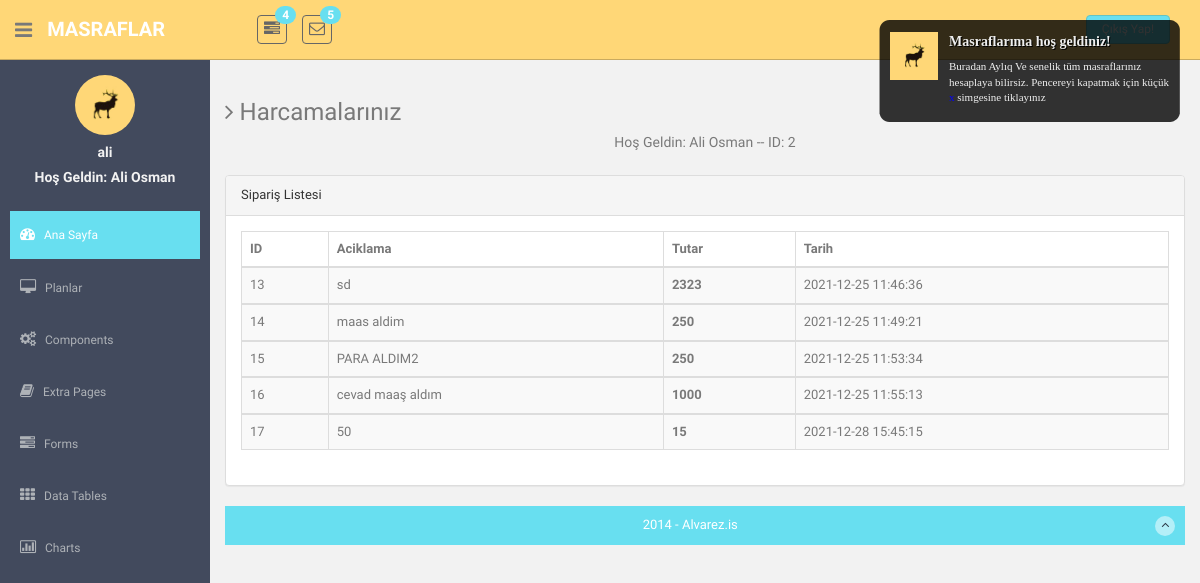
/expense_list.php (signed in), run on the app's committed database.
### tables this page shows
CREATE TABLE `users` (
  `users_id` int(11) NOT NULL,
  `users_name` varchar(50) DEFAULT NULL,
  `users_password` varchar(50) DEFAULT NULL,
  `users_mail` varchar(100) DEFAULT NULL,
  `users_namesurname` varchar(100) DEFAULT NULL,
  `users_authority` varchar(50) DEFAULT NULL,
  `users_status` varchar(50) DEFAULT NULL,
  `users_date` date DEFAULT NULL
);

CREATE TABLE `expense` (
  `expense_id` int(255) NOT NULL,
  `expense_description` varchar(555) NOT NULL,
  `expense_price` int(155) NOT NULL,
  `expense_user_id` int(255) NOT NULL,
  `expense_date` datetime NOT NULL
);

### expense_list.php (the view, shortened to what this page needs)
  <?php include "header.php"; ?>
  <?php include "sidebar.php";?>
<section id="main-content">
       <section class="wrapper site-min-height">
       	<h3><i class="fa fa-angle-right"></i> Harcamalarınız</h3>
                                                           <h5 class="centered">
                                             <?php
                                             $askusers=$db->prepare("SELECT users_namesurname,users_id FROM users WHERE users_name=:users_name");
                                             $askusers->execute(array(
                                             'users_name' => $_SESSION['users_name']
                                             ));
                                             foreach ($askusers as $row)
                                             {
                                             echo "Hoş Geldin:  ".$row['users_namesurname'] ;
                                             echo " -- ID:  ".$row['users_id'] ;
                                             $kullanici_id= $row['users_id'] ;
                                             }
                                             ?></h5>
       	<div class="row mt">
       		<div class="col-lg-12">
               <div class="row">
             <div class="col-md-12">
                 <div class="panel panel-default">
                     <div class="panel-heading">
                         Sipariş Listesi
                     </div>
                     <div class="panel-body">
                         <div class="table-responsive">
                             <table class="table table-striped table-bordered table-hover">
                                 <thead>
                                     <tr>
                                                     <th>ID</th>
                                                     <th>Aciklama</th>
                                                     <th>Tutar</th>
                                                     <th>Tarih</th>
                                     </tr>
                                 </thead>
                                             <?php
                                                     $veriler = $db->query("SELECT * FROM expense WHERE $kullanici_id = expense_user_id  ORDER BY expense_user_id  DESC")->fetchAll();
                                                     foreach ($veriler as $row)
                                                     {
                                             ?>
                                     <tbody>
                                     <tr>
                                                     <td><?php echo $row['expense_id']."<br />\n"; ?></td>
                                                     <td><?php echo $row['expense_description']."<br />\n"; ?></td>
                                                     <td><b><?php echo $row['expense_price']."<br />\n"; ?></td></b>
                                                     <td><?php echo $row['expense_date']."<br />\n"; ?></td>
                                             <?php }?>
                                     </tr>
                             </tbody>
                             </table>
                         </div>
                     </div>
                 </div>
             </div>
             </div>
         </div>
         </div>
   <?php include "footer.php";?>

### header.php (shortened to what this page needs)
<?php
include "connect.php";
?>
<?php
$kullanici=$db->prepare("SELECT users_namesurname,users_id FROM users WHERE users_name=:users_name");
$kullanici->execute(array(
'users_name' => $_SESSION['users_name']
));
?>
<!DOCTYPE html>
<html lang="en">
  <head>
    <link href="assets/css/bootstrap.css" rel="stylesheet">
    <link href="assets/font-awesome/css/font-awesome.css" rel="stylesheet" />
    <link rel="stylesheet" type="text/css" href="assets/css/zabuto_calendar.css">
    <link rel="stylesheet" type="text/css" href="assets/js/gritter/css/jquery.gritter.css" />
    <link rel="stylesheet" type="text/css" href="assets/lineicons/style.css">
    <link href="assets/css/style.css" rel="stylesheet">
    <link href="assets/css/style-responsive.css" rel="stylesheet">
    <link rel="stylesheet" href="assets/css/to-do.css">
  </head>
  <body>
  <section id="container" >
      <header class="header black-bg">
              <div class="sidebar-toggle-box">
                  <div class="fa fa-bars tooltips" data-placement="right" data-original-title="Toggle Navigation"></div>
              </div>
            <a href="index.php" class="logo"><b>Masraflar</b></a>
            <div class="nav notify-row" id="top_menu">
                <ul class="nav top-menu">
                    <li class="dropdown">
                        <a data-toggle="dropdown" class="dropdown-toggle" href="index.html#">
                            <i class="fa fa-tasks"></i>
                            <span class="badge bg-theme">4</span>
                        </a>
                    </li>
                    <li id="header_inbox_bar" class="dropdown">
                        <a data-toggle="dropdown" class="dropdown-toggle" href="index.html#">
                            <i class="fa fa-envelope-o"></i>
                            <span class="badge bg-theme">5</span>
                        </a>
                    </li>
                </ul>
            </div>
            <div class="top-menu">
            	<ul class="nav pull-right top-menu">
                    <li><a class="logout" href="logout.php">Çıkış Yap!</a></li>
            	</ul>
            </div>
        </header>

### sidebar.php (shortened to what this page needs)
<aside>
    <div id="sidebar"  class="nav-collapse ">
        <ul class="sidebar-menu" id="nav-accordion">
        	  <p class="centered"><a href="profile.html"><img src="assets/img/ui-sam.jpg" class="img-circle" width="60"></a></p>
              <h5 class="centered"><?php echo $_SESSION['users_name'];?></h5>
              <h5 class="centered">
              <?php
          $askusers=$db->prepare("SELECT users_namesurname,users_id FROM users WHERE users_name=:users_name");
          $askusers->execute(array(
          'users_name' => $_SESSION['users_name']
          ));
          foreach ($askusers as $row)
          {
              echo "Hoş Geldin:  ".$row['users_namesurname'] ;
          }
          ?></h5>
            <li class="mt">
                <a class="active" href="index.php">
                    <i class="fa fa-dashboard"></i>
                    <span>Ana Sayfa</span>
                </a>
            </li>
            <li class="sub-menu">
                <a href="javascript:;" >
                    <i class="fa fa-desktop"></i>
                    <span>Planlar</span>
                </a>
            </li>
            <li class="sub-menu">
                <a href="javascript:;" >
                    <i class="fa fa-cogs"></i>
                    <span>Components</span>
                </a>
            </li>
            <li class="sub-menu">
                <a href="javascript:;" >
                    <i class="fa fa-book"></i>
                    <span>Extra Pages</span>
                </a>
            </li>
            <li class="sub-menu">
                <a href="javascript:;" >
                    <i class="fa fa-tasks"></i>
                    <span>Forms</span>
                </a>
            </li>
            <li class="sub-menu">
                <a href="javascript:;" >
                    <i class="fa fa-th"></i>
                    <span>Data Tables</span>
                </a>
            </li>
            <li class="sub-menu">
                <a href="javascript:;" >
                    <i class=" fa fa-bar-chart-o"></i>
                    <span>Charts</span>
                </a>
            </li>
        </ul>
    </div>
</aside>

### footer.php (shortened to what this page needs)
      <footer class="site-footer">
          <div class="text-center">
              2014 - Alvarez.is
              <a href="index.html#" class="go-top">
                  <i class="fa fa-angle-up"></i>
              </a>
          </div>
      </footer>
  </section>
  </body>
</html>

### assets/css/style.css (style rules this page uses)
body { color: #797979; background: #f2f2f2; font-family: 'Ruda', sans-serif; padding: 0px !important; margin: 0px !important; font-size:13px; }
ul li { list-style: none; }
a, a:hover, a:focus { text-decoration: none; outline: none; }
#container { width: 100%; height: 100%; }
.bg-theme { background-color: #68dff0; }
.centered { text-align: center; }
.mt { margin-top: 25px; }
ul.top-menu > li > .logout { color: #f2f2f2; font-size: 12px; border-radius: 4px; -webkit-border-radius: 4px; border: 1px solid #64c3c2 !important; padding: 5px 15px; margin-right: 15px; background: #68dff0; margin-top: 15px; }
#sidebar { width: 210px; height: 100%; position: fixed; background: #424a5d; }
#sidebar h5 { color: #f2f2f2; font-weight: 700; }
#sidebar ul li { position: relative; }
ul.sidebar-menu , ul.sidebar-menu li ul.sub { margin: -2px 0 0; padding: 0; }
ul.sidebar-menu { margin-top: 75px; }
ul.sidebar-menu li { margin-bottom: 5px; margin-left:10px; margin-right:10px; }
ul.sidebar-menu li.sub-menu { line-height: 15px; }
ul.sidebar-menu li a span { display: inline-block; }
ul.sidebar-menu li a { color: #aeb2b7; text-decoration: none; display: block; padding: 15px 0 15px 10px; font-size: 12px; outline: none; -webkit-transition: all 0.3s ease; -moz-transition: all 0.3s ease; -o-transition: all 0.3s ease; -ms-transition: all 0.3s ease; transition: all 0.3s ease; }
ul.sidebar-menu li a.active, ul.sidebar-menu li a:hover, ul.sidebar-menu li a:focus { background: #68dff0; color: #fff; display: block; -webkit-transition: all 0.3s ease; -moz-transition: all 0.3s ease; -o-transition: all 0.3s ease; -ms-transition: all 0.3s ease; transition: all 0.3s ease; }
ul.sidebar-menu li a i { font-size: 15px; padding-right: 6px; }
ul.sidebar-menu li a.active i { color: #fff; }
#main-content { margin-left: 210px; }
.header, .footer { min-height: 60px; padding: 0 15px; }
.header { position: fixed; left: 0; right: 0; z-index: 1002; }
.black-bg { background: #ffd777; border-bottom: 1px solid #c9aa5f; }
.wrapper { display: inline-block; margin-top: 60px; padding-left: 15px; padding-right: 15px; padding-bottom: 15px; padding-top: 0px; width: 100%; }
a.logo { font-size: 20px; color: #ffffff; float: left; margin-top: 15px; text-transform: uppercase; }
a.logo b { font-weight: 900; }
#top_menu .nav > li, ul.top-menu > li { float: left; }
.notify-row { float: left; margin-top: 15px; margin-left: 92px; }
ul.top-menu > li > a { color: #666666; font-size: 16px; border-radius: 4px; -webkit-border-radius: 4px; border:1px solid #666666 !important; padding: 2px 6px; margin-right: 15px; }
.notify-row .badge { position: absolute; right: -10px; top: -10px; z-index: 100; }
.sidebar-toggle-box { float: left; padding-right: 15px; margin-top: 20px; }
.sidebar-toggle-box .fa-bars { cursor: pointer; display: inline-block; font-size: 20px; }
.site-footer { background: #68dff0; color: #fff; padding: 10px 0; }
.go-top { margin-right: 1%; float: right; background: rgba(255,255,255,.5); width: 20px; height: 20px; border-radius: 50%; -webkit-border-radius: 50%; }
.go-top i { color: #2A3542; }
.site-min-height { min-height: 900px; }

### data on the page
users: users_namesurname "Ali Osman", users_id "2"
expense: expense_id "13", expense_description "sd", expense_price "2323", expense_date "2021-12-25 11:46:36"
expense: expense_id "14", expense_description "maas aldim", expense_price "250", expense_date "2021-12-25 11:49:21"
expense: expense_id "15", expense_description "PARA ALDIM2", expense_price "250", expense_date "2021-12-25 11:53:34"
expense: expense_id "16", expense_description "cevad maaş aldım", expense_price "1000", expense_date "2021-12-25 11:55:13"
expense: expense_id "17", expense_description "50", expense_price "15", expense_date "2021-12-28 15:45:15"

### other printed values
$_SESSION['users_name'] "ali"
